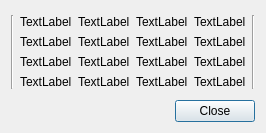
<?xml version="1.0" encoding="UTF-8"?>
<ui version="4.0">
 <class>ShowMatrixDialog</class>
 <widget class="QDialog" name="ShowMatrixDialog">
  <property name="geometry">
   <rect>
    <x>0</x>
    <y>0</y>
    <width>254</width>
    <height>133</height>
   </rect>
  </property>
  <property name="windowTitle">
   <string>Dialog</string>
  </property>
  <layout class="QGridLayout" name="gridLayout_2">
   <item row="1" column="0">
    <spacer name="horizontalSpacer">
     <property name="orientation">
      <enum>Qt::Horizontal</enum>
     </property>
     <property name="sizeHint" stdset="0">
      <size>
       <width>40</width>
       <height>20</height>
      </size>
     </property>
    </spacer>
   </item>
   <item row="2" column="1">
    <spacer name="verticalSpacer">
     <property name="orientation">
      <enum>Qt::Vertical</enum>
     </property>
     <property name="sizeHint" stdset="0">
      <size>
       <width>20</width>
       <height>40</height>
      </size>
     </property>
    </spacer>
   </item>
   <item row="3" column="1">
    <widget class="QDialogButtonBox" name="buttonBox">
     <property name="orientation">
      <enum>Qt::Horizontal</enum>
     </property>
     <property name="standardButtons">
      <set>QDialogButtonBox::Close</set>
     </property>
    </widget>
   </item>
   <item row="1" column="2">
    <spacer name="horizontalSpacer_2">
     <property name="orientation">
      <enum>Qt::Horizontal</enum>
     </property>
     <property name="sizeHint" stdset="0">
      <size>
       <width>40</width>
       <height>20</height>
      </size>
     </property>
    </spacer>
   </item>
   <item row="1" column="1">
    <layout class="QHBoxLayout" name="horizontalLayout">
     <item>
      <widget class="Line" name="line_2">
       <property name="orientation">
        <enum>Qt::Vertical</enum>
       </property>
      </widget>
     </item>
     <item>
      <layout class="QGridLayout" name="gridLayout">
       <item row="0" column="0">
        <widget class="QLabel" name="label00">
         <property name="text">
          <string>TextLabel</string>
         </property>
        </widget>
       </item>
       <item row="0" column="2">
        <widget class="QLabel" name="label02">
         <property name="text">
          <string>TextLabel</string>
         </property>
        </widget>
       </item>
       <item row="3" column="0">
        <widget class="QLabel" name="label30">
         <property name="text">
          <string>TextLabel</string>
         </property>
        </widget>
       </item>
       <item row="1" column="0">
        <widget class="QLabel" name="label10">
         <property name="text">
          <string>TextLabel</string>
         </property>
        </widget>
       </item>
       <item row="0" column="1">
        <widget class="QLabel" name="label01">
         <property name="text">
          <string>TextLabel</string>
         </property>
        </widget>
       </item>
       <item row="2" column="0">
        <widget class="QLabel" name="label20">
         <property name="text">
          <string>TextLabel</string>
         </property>
        </widget>
       </item>
       <item row="0" column="3">
        <widget class="QLabel" name="label03">
         <property name="text">
          <string>TextLabel</string>
         </property>
        </widget>
       </item>
       <item row="1" column="1">
        <widget class="QLabel" name="label11">
         <property name="text">
          <string>TextLabel</string>
         </property>
        </widget>
       </item>
       <item row="1" column="2">
        <widget class="QLabel" name="label12">
         <property name="text">
          <string>TextLabel</string>
         </property>
        </widget>
       </item>
       <item row="1" column="3">
        <widget class="QLabel" name="label13">
         <property name="text">
          <string>TextLabel</string>
         </property>
        </widget>
       </item>
       <item row="2" column="1">
        <widget class="QLabel" name="label21">
         <property name="text">
          <string>TextLabel</string>
         </property>
        </widget>
       </item>
       <item row="2" column="2">
        <widget class="QLabel" name="label22">
         <property name="text">
          <string>TextLabel</string>
         </property>
        </widget>
       </item>
       <item row="2" column="3">
        <widget class="QLabel" name="label23">
         <property name="text">
          <string>TextLabel</string>
         </property>
        </widget>
       </item>
       <item row="3" column="1">
        <widget class="QLabel" name="label31">
         <property name="text">
          <string>TextLabel</string>
         </property>
        </widget>
       </item>
       <item row="3" column="2">
        <widget class="QLabel" name="label32">
         <property name="text">
          <string>TextLabel</string>
         </property>
        </widget>
       </item>
       <item row="3" column="3">
        <widget class="QLabel" name="label33">
         <property name="text">
          <string>TextLabel</string>
         </property>
        </widget>
       </item>
      </layout>
     </item>
     <item>
      <widget class="Line" name="line">
       <property name="orientation">
        <enum>Qt::Vertical</enum>
       </property>
      </widget>
     </item>
    </layout>
   </item>
   <item row="0" column="1">
    <spacer name="verticalSpacer_2">
     <property name="orientation">
      <enum>Qt::Vertical</enum>
     </property>
     <property name="sizeHint" stdset="0">
      <size>
       <width>20</width>
       <height>40</height>
      </size>
     </property>
    </spacer>
   </item>
  </layout>
 </widget>
 <resources/>
 <connections>
  <connection>
   <sender>buttonBox</sender>
   <signal>accepted()</signal>
   <receiver>ShowMatrixDialog</receiver>
   <slot>accept()</slot>
   <hints>
    <hint type="sourcelabel">
     <x>248</x>
     <y>254</y>
    </hint>
    <hint type="destinationlabel">
     <x>157</x>
     <y>274</y>
    </hint>
   </hints>
  </connection>
  <connection>
   <sender>buttonBox</sender>
   <signal>rejected()</signal>
   <receiver>ShowMatrixDialog</receiver>
   <slot>reject()</slot>
   <hints>
    <hint type="sourcelabel">
     <x>316</x>
     <y>260</y>
    </hint>
    <hint type="destinationlabel">
     <x>286</x>
     <y>274</y>
    </hint>
   </hints>
  </connection>
 </connections>
</ui>
